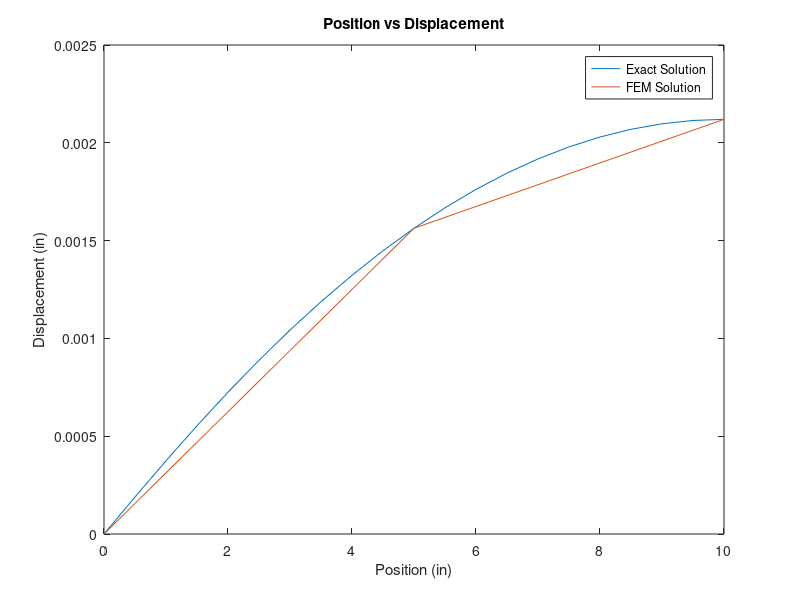
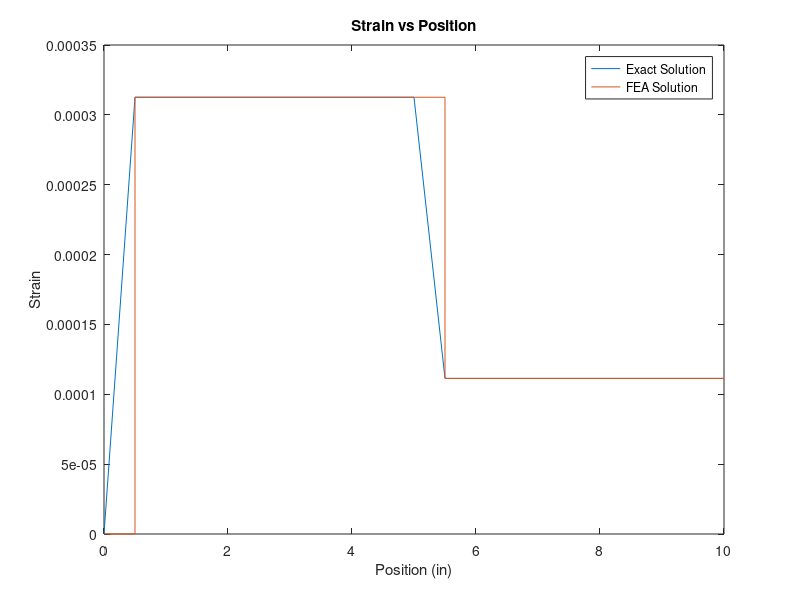

Write the MATLAB code that produced these figures, in order.
%% Linear Finite Element Interpolation

close all
N=2;                     % Number of elements
L=10;                    % Length
E=30*10^6;               % Young's modulus
A=1.5;                   % Area
x=0:L/N:L;               % Defining nodes
arb_x=0:0.5:L;           % Arbitrary position
 
%% To compute displacement at nodes on the bar
for j=1:N+1
Ux(j) = (1000/E*A)*((L*x(j))-((x(j)^2)/2)+((log(x(j)+1)-1)*(x(j)+1))-(x(j)*log(L+1))+1);
end
 
%% To compute exact displacement at nodes
for j=1:(L/0.5)+1
ex_u(j) = (1000/E*A)*((L*arb_x(j))-((arb_x(j)^2)/2)+((log(arb_x(j)+1)-1)*(arb_x(j)+1))-(arb_x(j)*log(L+1))+1);
end
 
%% Initializing the variables
u=zeros(1,(L/0.5)+1);   % Initialising the displacement matrix 
le =L/N;                % Element length
Ap_Strain =[0];         % Initialising approx strain
Ex_Strain =[0];         % Initialising exact strain
 
%% To compute linear finite element interpolation
for j = 1:(L/0.5)+1
    for k = 1:N
        if arb_x(j)>x(k) && arb_x(j)<=x(k+1)
            n1=((arb_x(j)-x(k+1))/(x(k)-x(k+1)));
            n2=((arb_x(j)-x(k))/(x(k+1)-x(k)));
            u(1,j)=n1*Ux(k)+n2*Ux(k+1);
            Be=[-1, 1]*(1/le);
            St=(Ux(k+1)-Ux(k))/le;
            Ex_Strain =[Ex_Strain,St];
            Eps=Be*[Ux(k);Ux(k+1)];
            Ap_Strain = [Ap_Strain,Eps];
        end
    end
end
 
%% Plot position vs displacement
figure(1)
plot(arb_x,ex_u)
hold on
plot(arb_x,u)
title('Position vs Displacement')
xlabel('Position (in)');
ylabel('Displacement (in)');
legend('Exact Solution','FEM Solution')
 
%% Plot strain vs position
figure(2)
plot(arb_x,Ex_Strain)
hold on
stairs(arb_x,Ap_Strain)
title('Strain vs Position')
xlabel('Position (in)')
ylabel('Strain')
legend('Exact Solution','FEA Solution')
